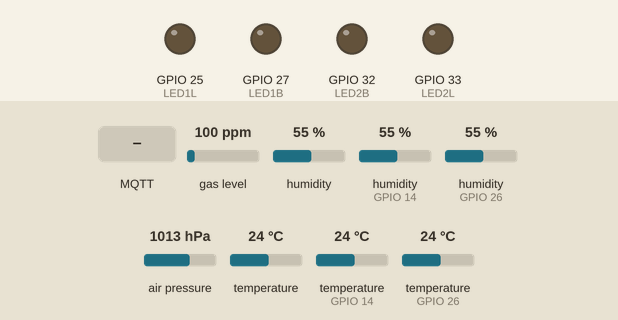
Recording of a program running on a simulated ESP32. Shown: output pins drawn as LEDs (lit = HIGH). The test bench sets the inputs (shaded band); at power-on: gas level 100 ppm, humidity 55 %, humidity (sensors on GPIO 14, GPIO 26) 55 %, air pressure 1013 hPa, temperature 24 °C, temperature (sensors on GPIO 14, GPIO 26) 24 °C. WiFi joins after 1.5 s; servers stay silent unless stated; no MQTT or app messages arrive unless stated; what the program prints to the serial monitor is not drawn.

Above: at 2.7 s.
2.8 s: MQTT message "ON_CEILING" arrives on the first subscribed topic
At 3.6 s:
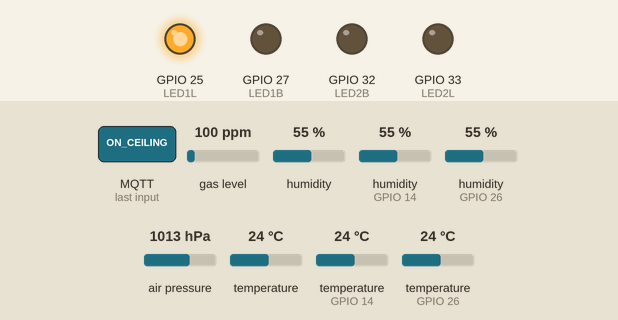
4.3 s: MQTT message "ON_TABLE" arrives on the first subscribed topic
At 5.6 s:
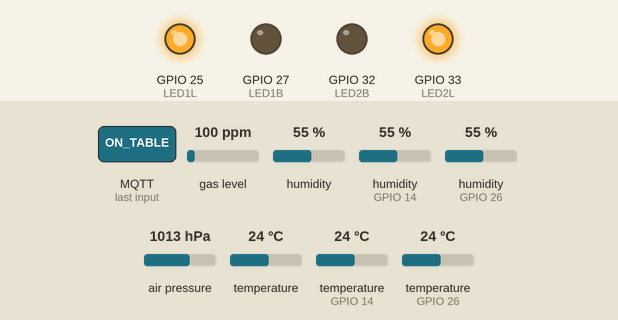
5.9 s: MQTT message "OFF_CEILING" arrives on the first subscribed topic
At 7.1 s:
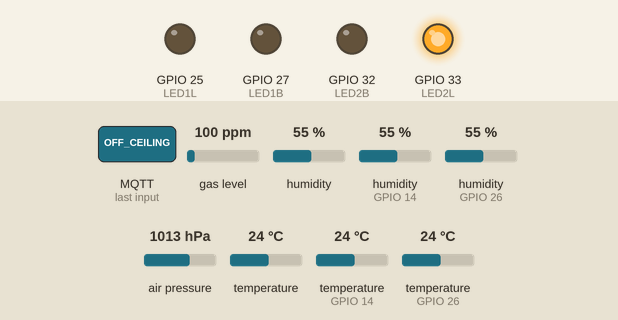
7.5 s: MQTT message "ON_SIDEBED" arrives on the second subscribed topic
At 8.8 s:
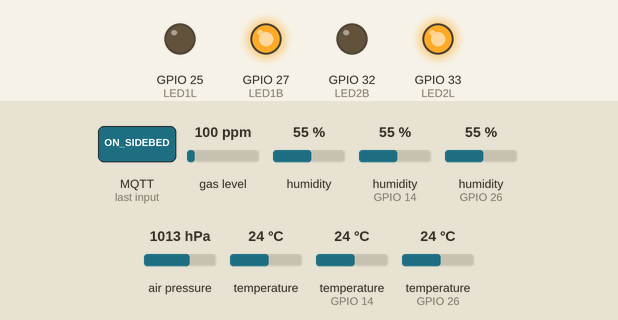
9.1 s: MQTT message "OFF_TABLE" arrives on the first subscribed topic
At 9.9 s:
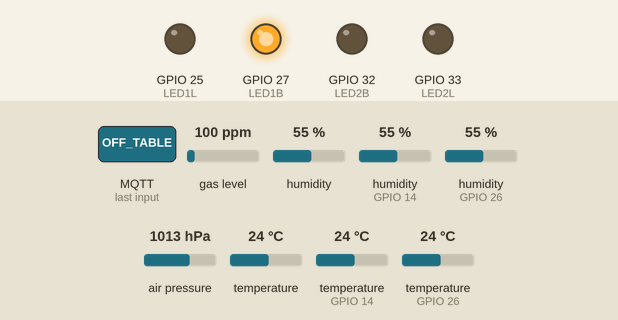
10.8 s: MQTT message "ON_DESK" arrives on the second subscribed topic
At 11.8 s:
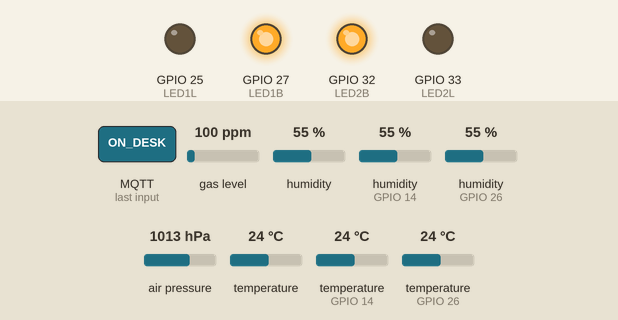
Timing chart, 0 to 13.4 s (numbered marks = the images above; inputs shaded):
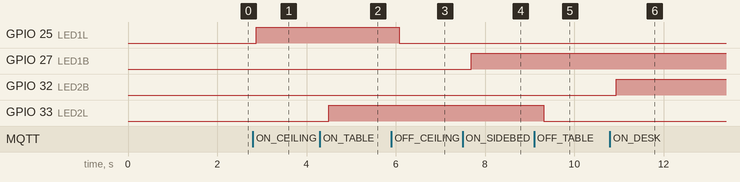

Measured:
- after the input at 2.8 s, GPIO 25 (LED1L): LOW → HIGH after 0.08 s
- after the input at 4.3 s, GPIO 33 (LED2L): LOW → HIGH after 0.20 s
- after the input at 5.9 s, GPIO 25 (LED1L): HIGH → LOW after 0.17 s
- after the input at 7.5 s, GPIO 27 (LED1B): LOW → HIGH after 0.19 s
- after the input at 9.1 s, GPIO 33 (LED2L): HIGH → LOW after 0.22 s
- after the input at 10.8 s, GPIO 32 (LED2B): LOW → HIGH after 0.14 s

The program:

main.cpp
```cpp
#include <Arduino.h>
#include <WiFi.h>
#include <PubSubClient.h>
#include <Wire.h>
#include <SPI.h>
#include <Adafruit_Sensor.h>
#include "Adafruit_BMP3XX.h"
#include <string>
#include "DHT.h"

//========================================================================================

#define LED1B 27
#define LED2B 32
#define LED1L 25
#define LED2L 33

#define DHTB_PIN 14 // what digital pin we're connected to
#define DHTB_TYPE DHT11

#define DHTL_PIN 26 // what digital pin we're connected to
#define DHTL_TYPE DHT11

float TEMPERATURE_CHAMBRE = 0.0;
float PRESSION_CHAMBRE = 0.0;
float ALTITUDE_CHAMBRE = 0.0;
float HUMIDITE_CHAMBRE = 0.0;

float TEMPERATURE_SALON = 0.0;
float PRESSION_SALON = 0.0;
float ALTITUDE_SALON = 0.0;
float HUMIDITE_SALON = 0.0;
//========================================================================================

// #define SSID "TribuM"           // WiFi name
//#define PASSWORD "Garennen1j1@" // WiFi password

// #define SSID "iPhone de Lucie"
// #define PASSWORD "coudiere"

#define SSID "iPhone de Jules"
#define PASSWORD "Ataturk123"

// #define SSID "Dolan"
// #define PASSWORD "dydelu"

//========================================================================================

// #define MQTT_SERVER "192.168.1.15" // (Enter your WiFi or Ethernet IP)
// #define MQTT_PORT 1883             // 1883

// c#define MQTT_SERVER "172.20.10.4" // (Enter your WiFi or Ethernet IP)
//  #define MQTT_PORT 1883

#define MQTT_SERVER "172.20.10.10" // (Enter your WiFi or Ethernet IP)
#define MQTT_PORT 1883
//========================================================================================

#define MQTT_LIGHT_BEDROOM "/bedroom/light"
#define MQTT_LIGHT_LIVING "/livingroom/light"
#define MQTT_LIGHT "/light"

#define MQTT_TEMPERATURE_LIVING "/sensor/living/temperature"
#define MQTT_PRESSURE_LIVING "/sensor/living/pressure"
#define MQTT_ALTITUDE_LIVING "/sensor/living/altitude"
#define MQTT_HUMIDITE_LIVING "/sensor/living/humidity"

#define MQTT_TEMPERATURE_BEDROOM "/sensor/bedroom/temperature"
#define MQTT_PRESSURE_BEDROOM "/sensor/bedroom/pressure"
#define MQTT_ALTITUDE_BEDROOM "/sensor/bedroom/altitude"
#define MQTT_HUMIDITE_BEDROOM "/sensor/bedroom/humidity"

WiFiClient espClient;
PubSubClient mqtt(espClient);
Adafruit_BMP3XX bmpL;
Adafruit_BMP3XX bmpB;
#define SEALEVELPRESSURE_HPA (1013.25)
DHT dht_L(DHTL_PIN, DHTL_TYPE);
DHT dht_B(DHTB_PIN, DHTB_TYPE);

//========================================================================================

void MQTTcallback(char *topic, byte *payload, unsigned int length)
{
  String topicString(topic);
  String value((char *)payload);
  value = value.substring(0, length);

  if (topicString == MQTT_LIGHT_BEDROOM)
  {
    Serial.println("command received : " + value);
    if (value == "ON_SIDEBED")
    {
      digitalWrite(LED1B, HIGH);
    }
    else if (value == "OFF_SIDEBED")
    {
      digitalWrite(LED1B, LOW);
    }
    else if (value == "ON_DESK")
    {
      digitalWrite(LED2B, HIGH);
    }
    else if (value == "OFF_DESK")
    {
      digitalWrite(LED2B, LOW);
    }
  }
  else if (topicString == MQTT_LIGHT_LIVING)
  {
    Serial.println("command received : " + value);
    if (value == "ON_CEILING")
    {
      digitalWrite(LED1L, HIGH);
    }
    else if (value == "OFF_CEILING")
    {
      digitalWrite(LED1L, LOW);
    }
    else if (value == "ON_TABLE")
    {
      digitalWrite(LED2L, HIGH);
    }
    else if (value == "OFF_TABLE")
    {
      digitalWrite(LED2L, LOW);
    }
  }
  else if (topicString == MQTT_LIGHT)
  {
    Serial.println("command received : " + value);
    if (value == "ON")
    {
      digitalWrite(LED1L, HIGH);
      digitalWrite(LED2L, HIGH);
      digitalWrite(LED1B, HIGH);
      digitalWrite(LED2B, HIGH);
    }
    else if (value == "OFF")
    {
      digitalWrite(LED1L, LOW);
      digitalWrite(LED2L, LOW);
      digitalWrite(LED1B, LOW);
      digitalWrite(LED2B, LOW);
    }
  }
}

void MQTTreconnect()
{
  // Loop until we're reconnected
  while (!mqtt.connected())
  {
    Serial.print("Attempting MQTT connection");
    // create a random client ID
    String clientId = "ESP32Client-";
    // Attempt to connect
    if (mqtt.connect(clientId.c_str()))
    {
      Serial.println("connected");

      mqtt.subscribe(MQTT_LIGHT_LIVING);
      mqtt.subscribe(MQTT_LIGHT_BEDROOM);
      mqtt.subscribe(MQTT_LIGHT);
    }
    else
    {
      Serial.print("failed, rc=");
      Serial.print(mqtt.state());
      Serial.print("try again in 5 seconds");
      // Wit 5 seconds before retrying
      delay(5000);
    }
  }
}

void setup()
{

  Serial.begin(115200);
  delay(10);

  //===========LED============
  pinMode(LED1B, OUTPUT); // BEDROOM_1
  pinMode(LED2B, OUTPUT); // BEDROOM_2
  pinMode(LED1L, OUTPUT); // LIVING_1
  pinMode(LED2L, OUTPUT); // LIVING_2
  //=========================
  Serial.println();
  //===========DHT===========
  Serial.println("DHT11_BEDROOM connected");
  dht_B.begin();

  Serial.println("DHT11_LIVING connected");
  dht_L.begin();
  //========================
  Serial.println();
  //========BMP388===========
  while (!Serial)
    ;
  Serial.println("Adafruit BMP388_LIVING connected");
  if (!bmpL.begin_I2C())
  { // hardware I2C mode, can pass in address & alt Wire
    Serial.println("Could not find a valid BMP388 sensor, check wiring!");
    while (1)
      ;
  }

  Serial.println("Adafruit BMP388_BEDROOM connected");
  if (!bmpB.begin_I2C())
  { // hardware I2C mode, can pass in address & alt Wire
    Serial.println("Could not find a valid BMP388 sensor, check wiring!");
    while (1)
      ;
  }
  // Set up oversampling and filter initialization
  bmpL.setTemperatureOversampling(BMP3_OVERSAMPLING_8X);
  bmpL.setPressureOversampling(BMP3_OVERSAMPLING_4X);
  bmpL.setIIRFilterCoeff(BMP3_IIR_FILTER_COEFF_3);
  bmpL.setOutputDataRate(BMP3_ODR_50_HZ);

  bmpB.setTemperatureOversampling(BMP3_OVERSAMPLING_8X);
  bmpB.setPressureOversampling(BMP3_OVERSAMPLING_4X);
  bmpB.setIIRFilterCoeff(BMP3_IIR_FILTER_COEFF_3);
  bmpB.setOutputDataRate(BMP3_ODR_50_HZ);
  //=======================

  // connecting to a WiFi network
  Serial.println();
  Serial.print("Connecting to : ");
  Serial.print(SSID);

  WiFi.begin(SSID, PASSWORD);
  while (WiFi.status() != WL_CONNECTED)
  {
    delay(500);
    Serial.print(".");
  }
  Serial.println();

  Serial.println("WiFi network connected");
  Serial.println(WiFi.localIP());

  // connecting to a mqtt broker
  mqtt.setServer(MQTT_SERVER, MQTT_PORT);
  mqtt.setCallback(MQTTcallback);
}

void loop()
{
  if (!mqtt.connected())
  {
    MQTTreconnect();
  }
  mqtt.loop();

  if (!bmpL.performReading())
  {
    Serial.println("Failed to perform reading :(");
    return;
  }

  if (!bmpB.performReading())
  {
    Serial.println("Failed to perform reading :(");
    return;
  }

  PRESSION_CHAMBRE = (bmpB.pressure / 100.0);
  ALTITUDE_CHAMBRE = bmpB.readAltitude(SEALEVELPRESSURE_HPA);
  TEMPERATURE_CHAMBRE = bmpB.temperature;
  HUMIDITE_CHAMBRE = dht_B.readHumidity();

  PRESSION_SALON = (bmpL.pressure / 100.0);
  ALTITUDE_SALON = bmpL.readAltitude(SEALEVELPRESSURE_HPA);
  TEMPERATURE_SALON = bmpL.temperature;
  HUMIDITE_SALON = dht_L.readHumidity();

  mqtt.publish(MQTT_PRESSURE_BEDROOM, String(PRESSION_CHAMBRE).c_str());
  mqtt.publish(MQTT_ALTITUDE_BEDROOM, String(ALTITUDE_CHAMBRE).c_str());
  mqtt.publish(MQTT_TEMPERATURE_BEDROOM, String(TEMPERATURE_CHAMBRE).c_str());
  mqtt.publish(MQTT_HUMIDITE_BEDROOM, String(HUMIDITE_CHAMBRE).c_str());

  mqtt.publish(MQTT_PRESSURE_LIVING, String(PRESSION_SALON).c_str());
  mqtt.publish(MQTT_ALTITUDE_LIVING, String(ALTITUDE_SALON).c_str());
  mqtt.publish(MQTT_TEMPERATURE_LIVING, String(TEMPERATURE_SALON).c_str());
  mqtt.publish(MQTT_HUMIDITE_LIVING, String(HUMIDITE_SALON).c_str());

  if (!isnan(PRESSION_SALON))
  {
    Serial.print("press hPa =");
    Serial.print(PRESSION_SALON);
    Serial.print("\t\t");
  }
  else
  {
    Serial.println("Failed to read pressure");
  }

  if (!isnan(ALTITUDE_SALON))
  {
    Serial.print("Approx. Altitude =");
    Serial.print(ALTITUDE_SALON);
    Serial.print("\t\t");
  }
  else
  {
    Serial.println("Failed to read altitude");
  }

  if (!isnan(TEMPERATURE_SALON))
  {
    Serial.print("temp *C =");
    Serial.print(TEMPERATURE_SALON);
    Serial.print("\t\t");
  }
  else
  {
    Serial.println("Failed to read temperature");
  }

  if (!isnan(HUMIDITE_SALON))
  {
    Serial.print("Humidity: ");
    Serial.print(HUMIDITE_SALON);
    Serial.print(" %\t");
  }
  else
  {
    Serial.println("Failed to read temperature");
  }
}
```
